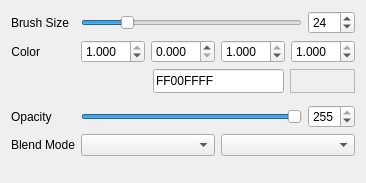
<?xml version="1.0" encoding="UTF-8"?>
<ui version="4.0">
 <class>PaintSettingsWidget</class>
 <widget class="QWidget" name="PaintSettingsWidget">
  <property name="geometry">
   <rect>
    <x>0</x>
    <y>0</y>
    <width>366</width>
    <height>183</height>
   </rect>
  </property>
  <property name="windowTitle">
   <string>Form</string>
  </property>
  <layout class="QFormLayout" name="formLayout">
   <item row="0" column="0">
    <widget class="QLabel" name="brushLabel">
     <property name="sizePolicy">
      <sizepolicy hsizetype="Preferred" vsizetype="Preferred">
       <horstretch>1</horstretch>
       <verstretch>0</verstretch>
      </sizepolicy>
     </property>
     <property name="text">
      <string>Brush Size</string>
     </property>
    </widget>
   </item>
   <item row="0" column="1">
    <widget class="QWidget" name="widget_3" native="true">
     <layout class="QHBoxLayout" name="horizontalLayout_6">
      <property name="leftMargin">
       <number>0</number>
      </property>
      <property name="topMargin">
       <number>0</number>
      </property>
      <property name="rightMargin">
       <number>0</number>
      </property>
      <property name="bottomMargin">
       <number>0</number>
      </property>
      <item>
       <widget class="QSlider" name="brushSizeSlider">
        <property name="maximum">
         <number>128</number>
        </property>
        <property name="singleStep">
         <number>1</number>
        </property>
        <property name="pageStep">
         <number>10</number>
        </property>
        <property name="value">
         <number>24</number>
        </property>
        <property name="orientation">
         <enum>Qt::Horizontal</enum>
        </property>
       </widget>
      </item>
      <item>
       <widget class="QSpinBox" name="brushSize">
        <property name="minimum">
         <number>1</number>
        </property>
        <property name="maximum">
         <number>128</number>
        </property>
        <property name="value">
         <number>24</number>
        </property>
       </widget>
      </item>
     </layout>
    </widget>
   </item>
   <item row="1" column="0">
    <widget class="QLabel" name="colorLabel">
     <property name="sizePolicy">
      <sizepolicy hsizetype="Preferred" vsizetype="Preferred">
       <horstretch>0</horstretch>
       <verstretch>0</verstretch>
      </sizepolicy>
     </property>
     <property name="text">
      <string>Color</string>
     </property>
     <property name="alignment">
      <set>Qt::AlignRight|Qt::AlignTrailing|Qt::AlignVCenter</set>
     </property>
    </widget>
   </item>
   <item row="1" column="1">
    <widget class="QWidget" name="widget" native="true">
     <layout class="QHBoxLayout" name="horizontalLayout_4">
      <property name="leftMargin">
       <number>0</number>
      </property>
      <property name="topMargin">
       <number>0</number>
      </property>
      <property name="rightMargin">
       <number>0</number>
      </property>
      <property name="bottomMargin">
       <number>0</number>
      </property>
      <item>
       <widget class="QDoubleSpinBox" name="colorR">
        <property name="decimals">
         <number>3</number>
        </property>
        <property name="maximum">
         <double>1.000000000000000</double>
        </property>
        <property name="singleStep">
         <double>0.003906000000000</double>
        </property>
        <property name="value">
         <double>1.000000000000000</double>
        </property>
       </widget>
      </item>
      <item>
       <widget class="QDoubleSpinBox" name="colorG">
        <property name="decimals">
         <number>3</number>
        </property>
        <property name="maximum">
         <double>1.000000000000000</double>
        </property>
        <property name="singleStep">
         <double>0.003906000000000</double>
        </property>
       </widget>
      </item>
      <item>
       <widget class="QDoubleSpinBox" name="colorB">
        <property name="decimals">
         <number>3</number>
        </property>
        <property name="maximum">
         <double>1.000000000000000</double>
        </property>
        <property name="singleStep">
         <double>0.003906000000000</double>
        </property>
        <property name="value">
         <double>1.000000000000000</double>
        </property>
       </widget>
      </item>
      <item>
       <widget class="QDoubleSpinBox" name="colorA">
        <property name="decimals">
         <number>3</number>
        </property>
        <property name="maximum">
         <double>1.000000000000000</double>
        </property>
        <property name="singleStep">
         <double>0.003906000000000</double>
        </property>
        <property name="value">
         <double>1.000000000000000</double>
        </property>
       </widget>
      </item>
     </layout>
    </widget>
   </item>
   <item row="2" column="1">
    <widget class="QWidget" name="widget_5" native="true">
     <layout class="QHBoxLayout" name="horizontalLayout_7">
      <property name="leftMargin">
       <number>0</number>
      </property>
      <property name="topMargin">
       <number>0</number>
      </property>
      <property name="rightMargin">
       <number>0</number>
      </property>
      <property name="bottomMargin">
       <number>0</number>
      </property>
      <item>
       <widget class="QWidget" name="widget_6" native="true">
        <property name="sizePolicy">
         <sizepolicy hsizetype="Expanding" vsizetype="Preferred">
          <horstretch>1</horstretch>
          <verstretch>0</verstretch>
         </sizepolicy>
        </property>
       </widget>
      </item>
      <item>
       <widget class="QLineEdit" name="colorHex">
        <property name="sizePolicy">
         <sizepolicy hsizetype="Expanding" vsizetype="Preferred">
          <horstretch>2</horstretch>
          <verstretch>0</verstretch>
         </sizepolicy>
        </property>
        <property name="maximumSize">
         <size>
          <width>16777215</width>
          <height>16777215</height>
         </size>
        </property>
        <property name="inputMask">
         <string>HHHHHHHH</string>
        </property>
        <property name="text">
         <string>FF00FFFF</string>
        </property>
        <property name="maxLength">
         <number>8</number>
        </property>
       </widget>
      </item>
      <item>
       <widget class="QFrame" name="colorPreviewGroup">
        <property name="sizePolicy">
         <sizepolicy hsizetype="Expanding" vsizetype="Preferred">
          <horstretch>1</horstretch>
          <verstretch>0</verstretch>
         </sizepolicy>
        </property>
        <property name="autoFillBackground">
         <bool>true</bool>
        </property>
        <property name="frameShape">
         <enum>QFrame::StyledPanel</enum>
        </property>
        <property name="lineWidth">
         <number>2</number>
        </property>
        <layout class="QHBoxLayout" name="horizontalLayout">
         <property name="spacing">
          <number>0</number>
         </property>
         <property name="leftMargin">
          <number>0</number>
         </property>
         <property name="topMargin">
          <number>0</number>
         </property>
         <property name="rightMargin">
          <number>0</number>
         </property>
         <property name="bottomMargin">
          <number>0</number>
         </property>
         <item>
          <widget class="QPushButton" name="colorPreview">
           <property name="sizePolicy">
            <sizepolicy hsizetype="Ignored" vsizetype="Preferred">
             <horstretch>0</horstretch>
             <verstretch>0</verstretch>
            </sizepolicy>
           </property>
           <property name="autoFillBackground">
            <bool>true</bool>
           </property>
           <property name="text">
            <string/>
           </property>
           <property name="flat">
            <bool>true</bool>
           </property>
          </widget>
         </item>
         <item>
          <widget class="QPushButton" name="colorPreviewAlpha">
           <property name="sizePolicy">
            <sizepolicy hsizetype="Ignored" vsizetype="Preferred">
             <horstretch>0</horstretch>
             <verstretch>0</verstretch>
            </sizepolicy>
           </property>
           <property name="autoFillBackground">
            <bool>true</bool>
           </property>
           <property name="text">
            <string notr="true"/>
           </property>
           <property name="flat">
            <bool>true</bool>
           </property>
          </widget>
         </item>
        </layout>
       </widget>
      </item>
     </layout>
    </widget>
   </item>
   <item row="4" column="0">
    <widget class="QLabel" name="opacityLabel">
     <property name="text">
      <string>Opacity</string>
     </property>
    </widget>
   </item>
   <item row="4" column="1">
    <widget class="QWidget" name="widget_2" native="true">
     <layout class="QHBoxLayout" name="horizontalLayout_5">
      <property name="leftMargin">
       <number>0</number>
      </property>
      <property name="topMargin">
       <number>0</number>
      </property>
      <property name="rightMargin">
       <number>0</number>
      </property>
      <property name="bottomMargin">
       <number>0</number>
      </property>
      <item>
       <widget class="QSlider" name="opacitySlider">
        <property name="maximum">
         <number>255</number>
        </property>
        <property name="value">
         <number>255</number>
        </property>
        <property name="orientation">
         <enum>Qt::Horizontal</enum>
        </property>
       </widget>
      </item>
      <item>
       <widget class="QSpinBox" name="opacity">
        <property name="maximum">
         <number>255</number>
        </property>
        <property name="value">
         <number>255</number>
        </property>
       </widget>
      </item>
     </layout>
    </widget>
   </item>
   <item row="5" column="0">
    <widget class="QLabel" name="blendLabel">
     <property name="text">
      <string>Blend Mode</string>
     </property>
    </widget>
   </item>
   <item row="5" column="1">
    <widget class="QWidget" name="widget_4" native="true">
     <layout class="QHBoxLayout" name="horizontalLayout_8">
      <property name="leftMargin">
       <number>0</number>
      </property>
      <property name="topMargin">
       <number>0</number>
      </property>
      <property name="rightMargin">
       <number>0</number>
      </property>
      <property name="bottomMargin">
       <number>0</number>
      </property>
      <item>
       <widget class="QComboBox" name="blendMode">
        <property name="currentText">
         <string/>
        </property>
        <property name="currentIndex">
         <number>-1</number>
        </property>
       </widget>
      </item>
      <item>
       <widget class="QComboBox" name="opacityMode"/>
      </item>
     </layout>
    </widget>
   </item>
   <item row="3" column="1">
    <widget class="ColorWheel" name="colorWheel" native="true"/>
   </item>
  </layout>
 </widget>
 <customwidgets>
  <customwidget>
   <class>ColorWheel</class>
   <extends>QWidget</extends>
   <header>ui/widgets/colorwheel.h</header>
   <container>1</container>
  </customwidget>
 </customwidgets>
 <resources/>
 <connections>
  <connection>
   <sender>brushSizeSlider</sender>
   <signal>valueChanged(int)</signal>
   <receiver>brushSize</receiver>
   <slot>setValue(int)</slot>
   <hints>
    <hint type="sourcelabel">
     <x>194</x>
     <y>21</y>
    </hint>
    <hint type="destinationlabel">
     <x>332</x>
     <y>21</y>
    </hint>
   </hints>
  </connection>
  <connection>
   <sender>brushSize</sender>
   <signal>valueChanged(int)</signal>
   <receiver>brushSizeSlider</receiver>
   <slot>setValue(int)</slot>
   <hints>
    <hint type="sourcelabel">
     <x>332</x>
     <y>21</y>
    </hint>
    <hint type="destinationlabel">
     <x>194</x>
     <y>21</y>
    </hint>
   </hints>
  </connection>
  <connection>
   <sender>opacity</sender>
   <signal>valueChanged(int)</signal>
   <receiver>opacitySlider</receiver>
   <slot>setValue(int)</slot>
   <hints>
    <hint type="sourcelabel">
     <x>331</x>
     <y>113</y>
    </hint>
    <hint type="destinationlabel">
     <x>193</x>
     <y>113</y>
    </hint>
   </hints>
  </connection>
  <connection>
   <sender>opacitySlider</sender>
   <signal>valueChanged(int)</signal>
   <receiver>opacity</receiver>
   <slot>setValue(int)</slot>
   <hints>
    <hint type="sourcelabel">
     <x>193</x>
     <y>113</y>
    </hint>
    <hint type="destinationlabel">
     <x>331</x>
     <y>113</y>
    </hint>
   </hints>
  </connection>
 </connections>
</ui>
